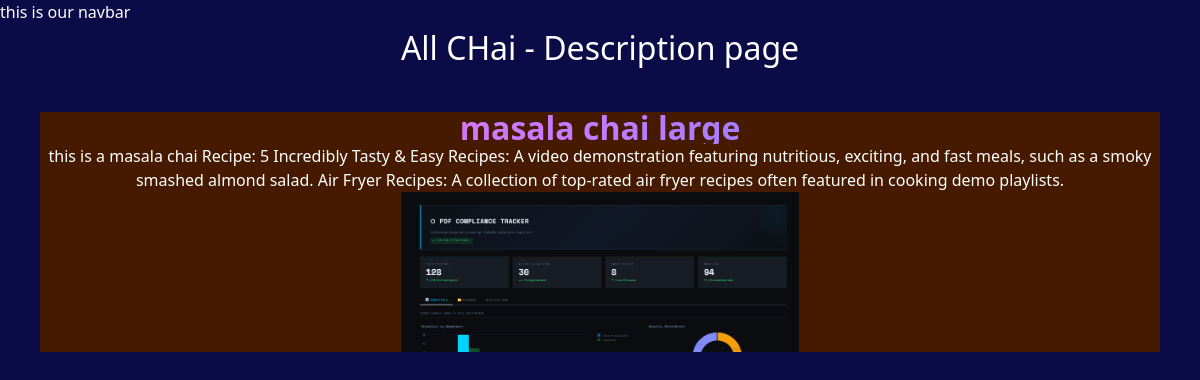
Page /chai/1/ on the committed database.
### chai/models.py (models this page shows, shortened)
class ChaiVariety(models.Model):
    CHAI_TYPE = [
        ('ML', 'MASALA'),
        ('GR', 'GINGER'),
        ('KI', 'KIWI'),
        ('PL', 'PLAIN'),
        ('EL', 'ELAICHI'),
    ]
    name = models.CharField(max_length=100)
    image = models.ImageField(upload_to='chais/')
    date_added = models.DateField(default=timezone.now)
    type = models.CharField(max_length=2, choices=CHAI_TYPE)
    description = models.TextField(blank=True)
    price = models.DecimalField(max_digits=10, decimal_places=2, default =10)

### chai/views.py (the view)
# urls.py: path('<int:chai_id>/', views.chai_description, name="chai_detail")
def chai_description(request, chai_id): #pass chai_id to the urls as well
    chai = get_object_or_404(ChaiVariety, pk = chai_id)
    return render(request, 'chai/chai_detail.html', {'chai': chai} )

### chai/templates/chai/chai_detail.html (shortened to what this page needs)
{% extends "layout.html" %}
{% block content %}
<h1>All CHai - Description page</h1>
<div class="text-center bg-amber-950 flex flex-col m-10">
    <div>
        <h1 class="text-5xl font-extrabold text-transparent bg-clip-text bg-gradient-to-r from-pink-400 via-purple-400 to-blue-500"> {{chai.name}} </h1>
    </div>
    <p>{{chai.description}}</p>
    <div class="text-center m-auto">
        <img class="h-40" src="{{chai.image.url}}" alt="img">
    </div>
</div>
{% endblock %}

### static/style.css (style rules this page uses)
body { background-color: rgb(11, 11, 72); color: #FFFFFF; }
h1 { text-align: center; font-size: 2em; }

### rows in the picture
ChaiVariety: description "this is a masala chai Recipe: 5 Incredibly Tasty & Easy Recipes: A video demonstration featuring nutritious, exciting, and fast meals, such as a smoky smashed almond salad. Air Fryer Recipes: A collection of top-rated air fryer recipes often featured in cooking demo playlists.", image (picture)
